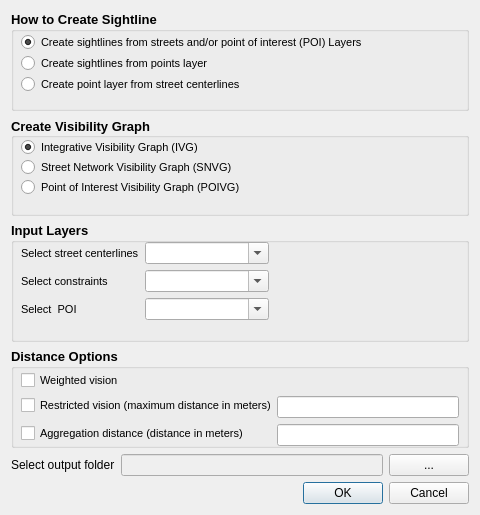
<?xml version="1.0" encoding="UTF-8"?>
<ui version="4.0">
 <class>Dialog</class>
 <widget class="QDialog" name="Dialog">
  <property name="geometry">
   <rect>
    <x>0</x>
    <y>0</y>
    <width>480</width>
    <height>515</height>
   </rect>
  </property>
  <property name="windowTitle">
   <string>Dialog</string>
  </property>
  <layout class="QVBoxLayout" name="verticalLayout_6">
   <item>
    <widget class="QGroupBox" name="groupBox">
     <property name="sizePolicy">
      <sizepolicy hsizetype="Preferred" vsizetype="Preferred">
       <horstretch>0</horstretch>
       <verstretch>0</verstretch>
      </sizepolicy>
     </property>
     <property name="minimumSize">
      <size>
       <width>0</width>
       <height>90</height>
      </size>
     </property>
     <property name="font">
      <font>
       <pointsize>10</pointsize>
       <weight>75</weight>
       <bold>true</bold>
       <kerning>false</kerning>
      </font>
     </property>
     <property name="title">
      <string>How to Create Sightline</string>
     </property>
     <property name="flat">
      <bool>false</bool>
     </property>
     <widget class="QWidget" name="verticalLayoutWidget">
      <property name="geometry">
       <rect>
        <x>10</x>
        <y>20</y>
        <width>413</width>
        <height>67</height>
       </rect>
      </property>
      <layout class="QVBoxLayout" name="verticalLayout" stretch="0,0,0">
       <property name="spacing">
        <number>0</number>
       </property>
       <property name="sizeConstraint">
        <enum>QLayout::SetDefaultConstraint</enum>
       </property>
       <item>
        <widget class="QRadioButton" name="radioButton_2">
         <property name="font">
          <font>
           <pointsize>8</pointsize>
           <weight>50</weight>
           <bold>false</bold>
          </font>
         </property>
         <property name="text">
          <string>Create sightlines from streets and/or point of interest (POI) Layers</string>
         </property>
         <property name="checked">
          <bool>true</bool>
         </property>
         <property name="autoRepeat">
          <bool>false</bool>
         </property>
        </widget>
       </item>
       <item>
        <widget class="QRadioButton" name="radioButton">
         <property name="font">
          <font>
           <pointsize>8</pointsize>
           <weight>50</weight>
           <bold>false</bold>
          </font>
         </property>
         <property name="text">
          <string>Create sightlines from points layer</string>
         </property>
        </widget>
       </item>
       <item>
        <widget class="QRadioButton" name="radioButton_3">
         <property name="font">
          <font>
           <pointsize>8</pointsize>
           <weight>50</weight>
           <bold>false</bold>
          </font>
         </property>
         <property name="text">
          <string>Create point layer from street centerlines</string>
         </property>
        </widget>
       </item>
      </layout>
     </widget>
    </widget>
   </item>
   <item>
    <widget class="QGroupBox" name="groupBox_2">
     <property name="enabled">
      <bool>true</bool>
     </property>
     <property name="minimumSize">
      <size>
       <width>0</width>
       <height>90</height>
      </size>
     </property>
     <property name="font">
      <font>
       <pointsize>10</pointsize>
       <weight>75</weight>
       <bold>true</bold>
      </font>
     </property>
     <property name="title">
      <string>Create Visibility Graph</string>
     </property>
     <property name="alignment">
      <set>Qt::AlignLeading|Qt::AlignLeft|Qt::AlignVCenter</set>
     </property>
     <property name="flat">
      <bool>false</bool>
     </property>
     <property name="checkable">
      <bool>false</bool>
     </property>
     <widget class="QWidget" name="layoutWidget">
      <property name="geometry">
       <rect>
        <x>10</x>
        <y>20</y>
        <width>258</width>
        <height>62</height>
       </rect>
      </property>
      <layout class="QVBoxLayout" name="verticalLayout_3">
       <property name="spacing">
        <number>0</number>
       </property>
       <item>
        <widget class="QRadioButton" name="radioButton_4">
         <property name="font">
          <font>
           <pointsize>8</pointsize>
           <weight>50</weight>
           <bold>false</bold>
          </font>
         </property>
         <property name="text">
          <string>Integrative Visibility Graph (IVG)</string>
         </property>
         <property name="checkable">
          <bool>true</bool>
         </property>
         <property name="checked">
          <bool>true</bool>
         </property>
        </widget>
       </item>
       <item>
        <widget class="QRadioButton" name="radioButton_5">
         <property name="font">
          <font>
           <pointsize>8</pointsize>
           <weight>50</weight>
           <bold>false</bold>
          </font>
         </property>
         <property name="text">
          <string>Street Network Visibility Graph (SNVG)</string>
         </property>
         <property name="checkable">
          <bool>true</bool>
         </property>
        </widget>
       </item>
       <item>
        <widget class="QRadioButton" name="radioButton_6">
         <property name="font">
          <font>
           <pointsize>8</pointsize>
           <weight>50</weight>
           <bold>false</bold>
          </font>
         </property>
         <property name="text">
          <string>Point of Interest Visibility Graph (POIVG)</string>
         </property>
         <property name="checked">
          <bool>false</bool>
         </property>
        </widget>
       </item>
      </layout>
     </widget>
    </widget>
   </item>
   <item>
    <widget class="QGroupBox" name="groupBox_3">
     <property name="minimumSize">
      <size>
       <width>0</width>
       <height>120</height>
      </size>
     </property>
     <property name="font">
      <font>
       <pointsize>10</pointsize>
       <weight>75</weight>
       <bold>true</bold>
      </font>
     </property>
     <property name="title">
      <string>Input Layers</string>
     </property>
     <widget class="QWidget" name="layoutWidget">
      <property name="geometry">
       <rect>
        <x>10</x>
        <y>10</y>
        <width>248</width>
        <height>97</height>
       </rect>
      </property>
      <layout class="QFormLayout" name="formLayout_3">
       <property name="sizeConstraint">
        <enum>QLayout::SetDefaultConstraint</enum>
       </property>
       <property name="rowWrapPolicy">
        <enum>QFormLayout::DontWrapRows</enum>
       </property>
       <property name="formAlignment">
        <set>Qt::AlignLeading|Qt::AlignLeft|Qt::AlignVCenter</set>
       </property>
       <item row="0" column="0">
        <widget class="QLabel" name="label">
         <property name="font">
          <font>
           <pointsize>8</pointsize>
           <weight>50</weight>
           <bold>false</bold>
          </font>
         </property>
         <property name="text">
          <string>Select street centerlines</string>
         </property>
        </widget>
       </item>
       <item row="0" column="1">
        <widget class="QComboBox" name="comboBox_1">
         <property name="enabled">
          <bool>true</bool>
         </property>
         <property name="font">
          <font>
           <pointsize>8</pointsize>
           <weight>50</weight>
           <bold>false</bold>
           <underline>false</underline>
          </font>
         </property>
         <property name="mouseTracking">
          <bool>false</bool>
         </property>
         <property name="editable">
          <bool>true</bool>
         </property>
         <property name="duplicatesEnabled">
          <bool>true</bool>
         </property>
        </widget>
       </item>
       <item row="1" column="0">
        <widget class="QLabel" name="label_3">
         <property name="font">
          <font>
           <pointsize>8</pointsize>
           <weight>50</weight>
           <bold>false</bold>
          </font>
         </property>
         <property name="text">
          <string>Select constraints</string>
         </property>
        </widget>
       </item>
       <item row="1" column="1">
        <widget class="QComboBox" name="comboBox_2">
         <property name="enabled">
          <bool>true</bool>
         </property>
         <property name="font">
          <font>
           <pointsize>8</pointsize>
           <weight>50</weight>
           <bold>false</bold>
          </font>
         </property>
         <property name="editable">
          <bool>true</bool>
         </property>
        </widget>
       </item>
       <item row="2" column="0">
        <widget class="QLabel" name="label_4">
         <property name="font">
          <font>
           <pointsize>8</pointsize>
           <weight>50</weight>
           <bold>false</bold>
          </font>
         </property>
         <property name="text">
          <string>Select  POI</string>
         </property>
        </widget>
       </item>
       <item row="2" column="1">
        <widget class="QComboBox" name="comboBox_3">
         <property name="enabled">
          <bool>true</bool>
         </property>
         <property name="font">
          <font>
           <pointsize>8</pointsize>
           <weight>50</weight>
           <bold>false</bold>
          </font>
         </property>
         <property name="editable">
          <bool>true</bool>
         </property>
        </widget>
       </item>
      </layout>
     </widget>
    </widget>
   </item>
   <item>
    <widget class="QGroupBox" name="groupBox_4">
     <property name="minimumSize">
      <size>
       <width>0</width>
       <height>100</height>
      </size>
     </property>
     <property name="font">
      <font>
       <pointsize>10</pointsize>
       <weight>75</weight>
       <bold>true</bold>
      </font>
     </property>
     <property name="title">
      <string>Distance Options</string>
     </property>
     <widget class="QWidget" name="layoutWidget">
      <property name="geometry">
       <rect>
        <x>10</x>
        <y>20</y>
        <width>438</width>
        <height>80</height>
       </rect>
      </property>
      <layout class="QFormLayout" name="formLayout_2">
       <property name="sizeConstraint">
        <enum>QLayout::SetDefaultConstraint</enum>
       </property>
       <property name="fieldGrowthPolicy">
        <enum>QFormLayout::AllNonFixedFieldsGrow</enum>
       </property>
       <property name="rowWrapPolicy">
        <enum>QFormLayout::WrapLongRows</enum>
       </property>
       <property name="labelAlignment">
        <set>Qt::AlignLeading|Qt::AlignLeft|Qt::AlignVCenter</set>
       </property>
       <property name="formAlignment">
        <set>Qt::AlignLeading|Qt::AlignLeft|Qt::AlignVCenter</set>
       </property>
       <property name="horizontalSpacing">
        <number>0</number>
       </property>
       <item row="0" column="0">
        <widget class="QCheckBox" name="checkBox_2">
         <property name="font">
          <font>
           <pointsize>8</pointsize>
           <weight>50</weight>
           <bold>false</bold>
          </font>
         </property>
         <property name="text">
          <string>Weighted vision </string>
         </property>
        </widget>
       </item>
       <item row="1" column="0">
        <widget class="QCheckBox" name="checkBox">
         <property name="font">
          <font>
           <pointsize>8</pointsize>
           <weight>50</weight>
           <bold>false</bold>
          </font>
         </property>
         <property name="text">
          <string>Restricted vision (maximum distance in meters)</string>
         </property>
        </widget>
       </item>
       <item row="1" column="1">
        <widget class="QLineEdit" name="lineEdit_2">
         <property name="enabled">
          <bool>true</bool>
         </property>
         <property name="sizePolicy">
          <sizepolicy hsizetype="Preferred" vsizetype="Fixed">
           <horstretch>0</horstretch>
           <verstretch>0</verstretch>
          </sizepolicy>
         </property>
         <property name="font">
          <font>
           <pointsize>8</pointsize>
           <weight>50</weight>
           <bold>false</bold>
          </font>
         </property>
        </widget>
       </item>
       <item row="2" column="0">
        <widget class="QCheckBox" name="checkBox_3">
         <property name="font">
          <font>
           <pointsize>8</pointsize>
           <weight>50</weight>
           <bold>false</bold>
          </font>
         </property>
         <property name="text">
          <string>Aggregation distance (distance in meters)</string>
         </property>
        </widget>
       </item>
       <item row="2" column="1">
        <widget class="QLineEdit" name="lineEdit_3">
         <property name="sizePolicy">
          <sizepolicy hsizetype="Preferred" vsizetype="Fixed">
           <horstretch>0</horstretch>
           <verstretch>0</verstretch>
          </sizepolicy>
         </property>
         <property name="font">
          <font>
           <pointsize>8</pointsize>
           <weight>50</weight>
           <bold>false</bold>
          </font>
         </property>
        </widget>
       </item>
      </layout>
     </widget>
    </widget>
   </item>
   <item>
    <layout class="QHBoxLayout" name="horizontalLayout_2">
     <item>
      <widget class="QLabel" name="label_12">
       <property name="text">
        <string>Select output folder</string>
       </property>
      </widget>
     </item>
     <item>
      <widget class="QLineEdit" name="lineEdit">
       <property name="enabled">
        <bool>false</bool>
       </property>
       <property name="text">
        <string/>
       </property>
      </widget>
     </item>
     <item>
      <widget class="QPushButton" name="pushButton">
       <property name="enabled">
        <bool>true</bool>
       </property>
       <property name="text">
        <string>...</string>
       </property>
      </widget>
     </item>
    </layout>
   </item>
   <item>
    <widget class="QDialogButtonBox" name="buttonBox">
     <property name="orientation">
      <enum>Qt::Horizontal</enum>
     </property>
     <property name="standardButtons">
      <set>QDialogButtonBox::Cancel|QDialogButtonBox::Ok</set>
     </property>
    </widget>
   </item>
  </layout>
 </widget>
 <resources/>
 <connections>
  <connection>
   <sender>buttonBox</sender>
   <signal>accepted()</signal>
   <receiver>Dialog</receiver>
   <slot>accept()</slot>
   <hints>
    <hint type="sourcelabel">
     <x>248</x>
     <y>254</y>
    </hint>
    <hint type="destinationlabel">
     <x>157</x>
     <y>274</y>
    </hint>
   </hints>
  </connection>
  <connection>
   <sender>buttonBox</sender>
   <signal>rejected()</signal>
   <receiver>Dialog</receiver>
   <slot>reject()</slot>
   <hints>
    <hint type="sourcelabel">
     <x>316</x>
     <y>260</y>
    </hint>
    <hint type="destinationlabel">
     <x>286</x>
     <y>274</y>
    </hint>
   </hints>
  </connection>
 </connections>
</ui>
